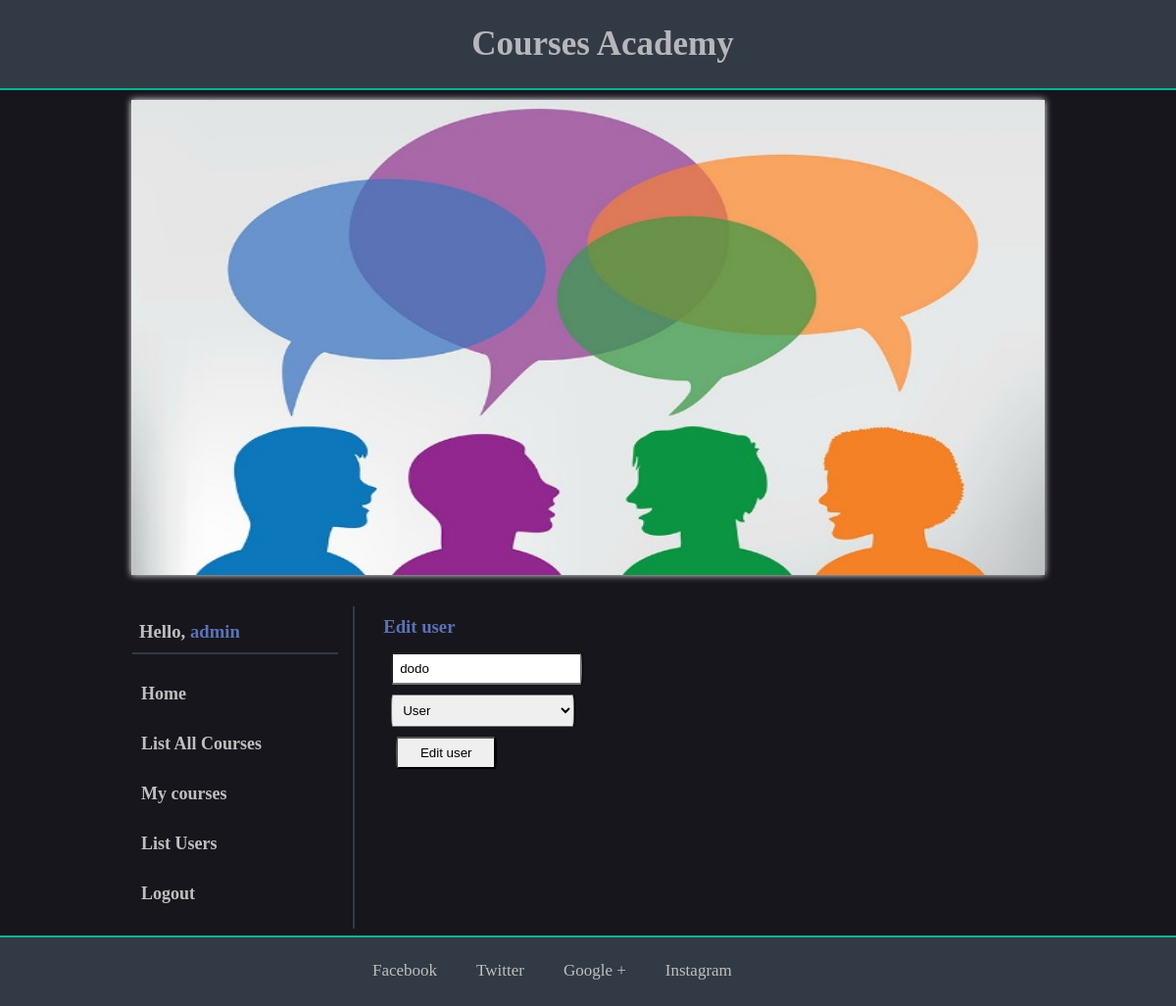
Page /edit_user.php?id=4 (signed in) on the earlier database version.
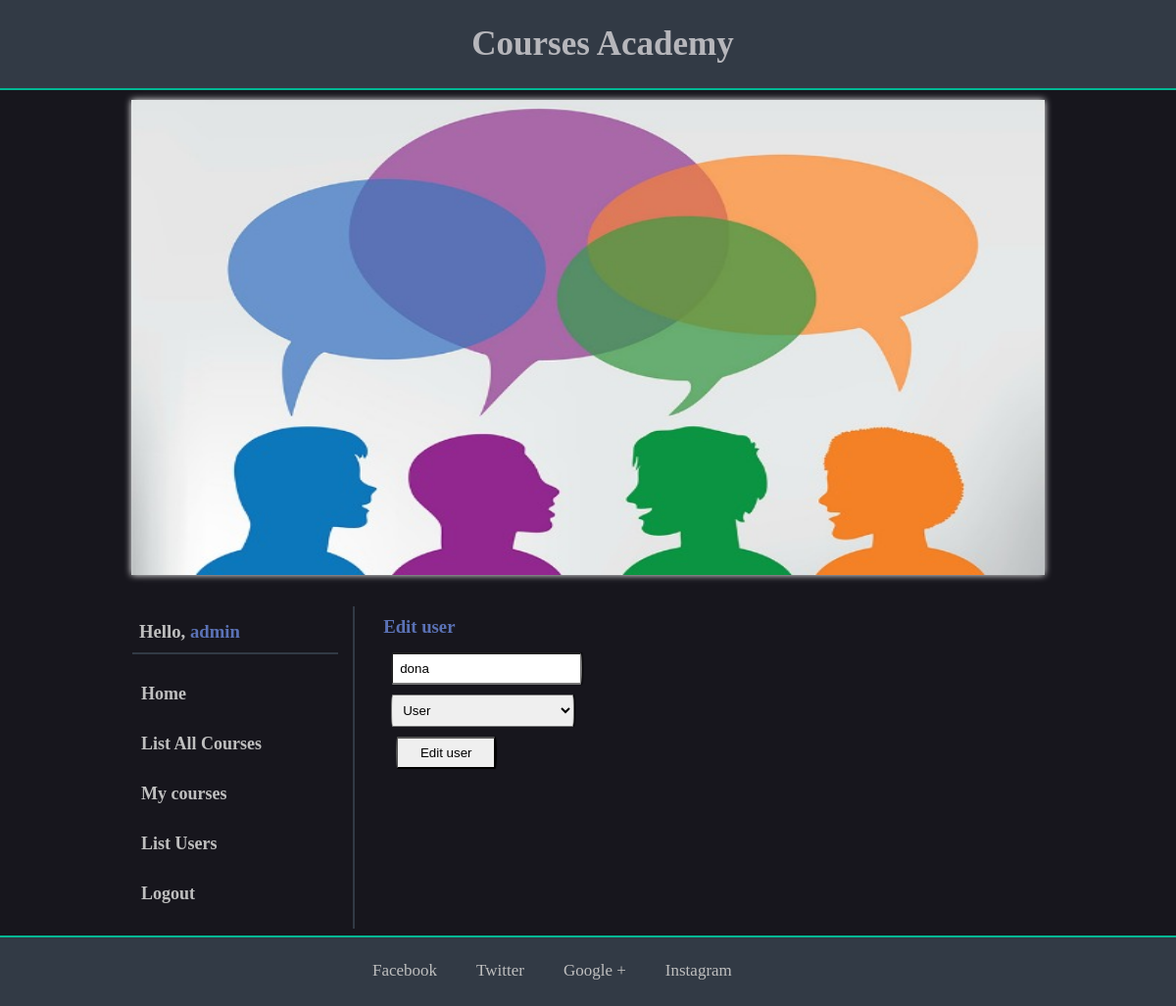
Same page on the later database version.
### tables this page shows
CREATE TABLE `users` (
  `id` int(11) NOT NULL,
  `username` varchar(100) NOT NULL,
  `password` varchar(100) NOT NULL,
  `isAdmin` tinyint(1) NOT NULL
);

### repositories/users_repository.php (called while the page is built, shortened)
<?php
    require 'models/user.php';
    class UsersRepository
    {
        private $connection;
        function __construct()
        {
            $url = 'localhost';
            $dbUsername = 'root';
            $dbPassword = '';
            $dbName = 'coursesacademy';
            $this->connection = new mysqli($url, $dbUsername, $dbPassword, $dbName);
            mysqli_set_charset($this->connection, 'utf8');
        }
        function getById($id) {
            $users = $this->getAll();
            foreach ($users as $u) {
                if ($u->getId() == $id) {
                    return $u;
                }
            }
            return null;
        }
        function getAll() {
            $result = $this->connection->query("SELECT * FROM `users`");
            $users = array();
            while ($row = $result->fetch_assoc()) {
                $user = new User();
                $user->setId($row["id"]);
                $user->setUsername($row["username"]);
                $user->setPassword($row["password"]);
                $user->setIsAdmin($row["isAdmin"]);
                array_push($users, $user);
            }
            return $users;
        }
    }

### models/user.php (called while the page is built, shortened)
<?php
    class User
    {
        private $id;
        private $username;
        private $isAdmin;
        public function getId()
        {
            return $this->id;
        }
        public function setId($id)
        {
            $this->id = $id;
        }
        public function getUsername()
        {
            return $this->username;
        }
        public function setUsername($username)
        {
            $this->username = $username;
        }
        public function getIsAdmin()
        {
            return $this->isAdmin;
        }
        public function setIsAdmin($isAdmin)
        {
            $this->isAdmin = $isAdmin;
        }
    }

### edit_user.php (the view, shortened to what this page needs)
<?php
    require '/includes/header.php';
    require '/includes/sidebar.php';
?>
<?php
    require '/repositories/users_repository.php';
    $usersRepo = new UsersRepository();
    $user = $usersRepo->getById($_GET["id"]);
    if ($_SERVER['REQUEST_METHOD'] === 'POST') :
        $user->setUsername(htmlspecialchars(trim($_POST["username"])));
        $user->setIsAdmin(($_POST["role"]));
        $usersRepo->update($user);
        header("Location: users.php");
    else :
?>
    <div class="right">
        <h3>Edit user</h3>
        <div class="form">
            <form method="POST">
                <input type="text" name="username" value="<?= $user->getUsername() ?>" required /> <br>
                <select name="role">
                    <option value="0" <?php if($user->getIsAdmin() == 0) {echo 'selected';} ?> > User </option>
                </select> <br>
                <input type="submit" class="submit" value="Edit user" />
            </form>
        </div>
    </div>
    <?php endif; ?>
<?php require '/includes/footer.php'; ?>

Differences in the rows shown:
changed users "User": username "dodo" → "dona"
